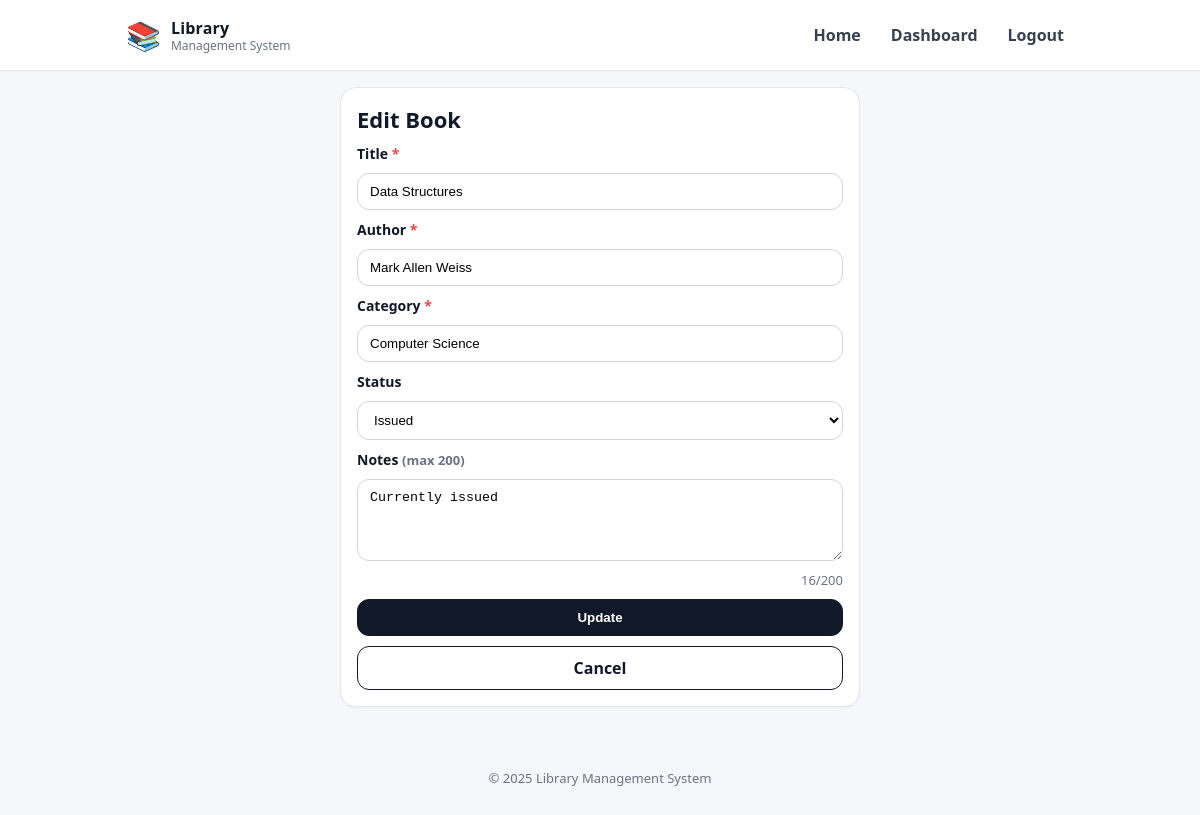
The app's page /edit_book.php?id=3 (signed in) with its own data.
### tables this page shows
CREATE TABLE IF NOT EXISTS books (
  id INT AUTO_INCREMENT PRIMARY KEY,
  title VARCHAR(150) NOT NULL,
  author VARCHAR(120) NOT NULL,
  category VARCHAR(80) NOT NULL,
  status ENUM('Available','Issued') NOT NULL DEFAULT 'Available',
  notes VARCHAR(200) DEFAULT NULL,
  created_at TIMESTAMP DEFAULT CURRENT_TIMESTAMP
);

### edit_book.php (the view, shortened to what this page needs)
<?php
require "config.php";
$id = (int)($_GET["id"] ?? 0);
$stmt = $conn->prepare("SELECT id, title, author, category, status, notes FROM books WHERE id=? LIMIT 1");
$stmt->bind_param("i", $id);
$stmt->execute();
$res = $stmt->get_result();
$book = $res->fetch_assoc();
require "header.php";
?>
<section class="card card--narrow">
  <h1 class="h1">Edit Book</h1>
  <form method="POST" class="form" onsubmit="return validateBookForm();">
    <label class="label">Title <span class="req">*</span></label>
    <input class="input" id="title" name="title" type="text" value="<?php echo htmlspecialchars($book["title"]); ?>" required />
    <label class="label">Author <span class="req">*</span></label>
    <input class="input" id="author" name="author" type="text" value="<?php echo htmlspecialchars($book["author"]); ?>" required />
    <label class="label">Category <span class="req">*</span></label>
    <input class="input" id="category" name="category" type="text" value="<?php echo htmlspecialchars($book["category"]); ?>" required />
    <label class="label">Status</label>
    <select class="input" name="status">
      <option value="Issued" <?php echo ($book["status"] === "Issued") ? "selected" : ""; ?>>Issued</option>
    </select>
    <label class="label">Notes <span class="muted small">(max 200)</span></label>
    <textarea class="input textarea" id="notes" name="notes" rows="4" maxlength="200"><?php echo htmlspecialchars($book["notes"] ?? ""); ?></textarea>
    <div class="muted small right"><span id="notesCount"><?php echo strlen($book["notes"] ?? ""); ?></span>/200</div>
    <button class="btn" type="submit">Update</button>
    <a class="btn btn--ghost" href="dashboard.php">Cancel</a>
  </form>
</section>
<?php require "footer.php"; ?>

### style.css (style rules this page uses)
* { box-sizing: border-box; }
body { margin: 0; font-family: system-ui, -apple-system, Segoe UI, Roboto, Helvetica, Arial, "Noto Sans", "Apple Color Emoji", "Segoe UI Emoji"; background: #f6f7fb; color: #111827; }
a { text-decoration: none; color: inherit; }
.card { background: #fff; border: 1px solid #e5e7eb; border-radius: 16px; padding: 16px; box-shadow: 0 1px 2px rgba(0,0,0,0.04); }
.card--narrow { max-width: 520px; margin: 0 auto; }
.h1 { margin: 0 0 8px; font-size: 22px; }
.muted { color: #6b7280; }
.small { font-size: 13px; }
.right { text-align: right; }
.form { display: grid; gap: 10px; margin-top: 10px; }
.label { font-weight: 700; font-size: 14px; }
.req { color: #ef4444; }
.input { width: 100%; padding: 10px 12px; border: 1px solid #d1d5db; border-radius: 12px; background: #fff; outline: none; }
.textarea { resize: vertical; }
.btn { display: inline-flex; align-items: center; justify-content: center; padding: 10px 12px; border-radius: 12px; border: 1px solid #111827; background: #111827; color: #fff; font-weight: 700; cursor: pointer; }
.btn--ghost { background: #fff; color: #111827; }

### records on screen
books: title "Data Structures", author "Mark Allen Weiss", category "Computer Science", status "Issued", notes "Currently issued", notes "16"
